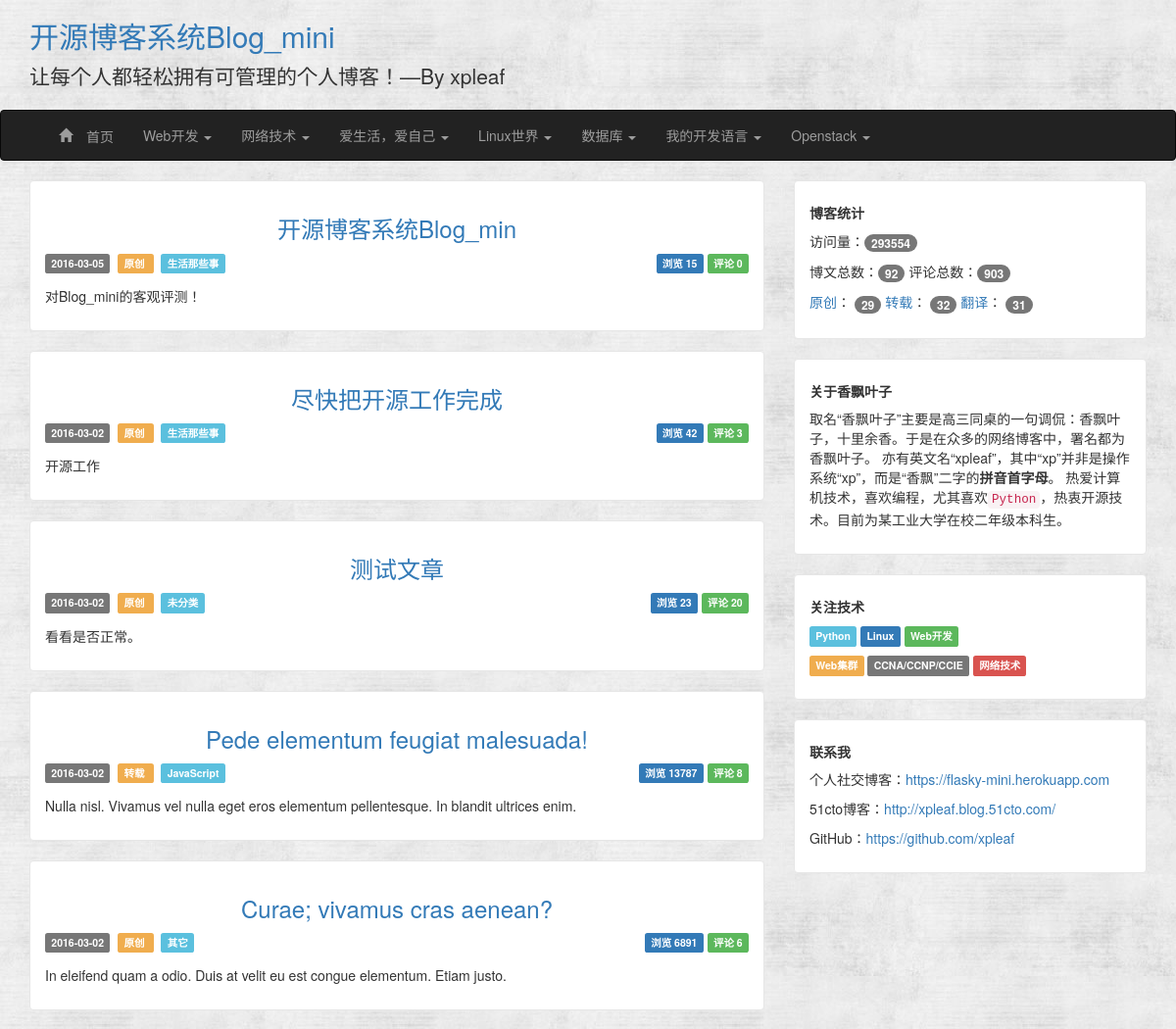
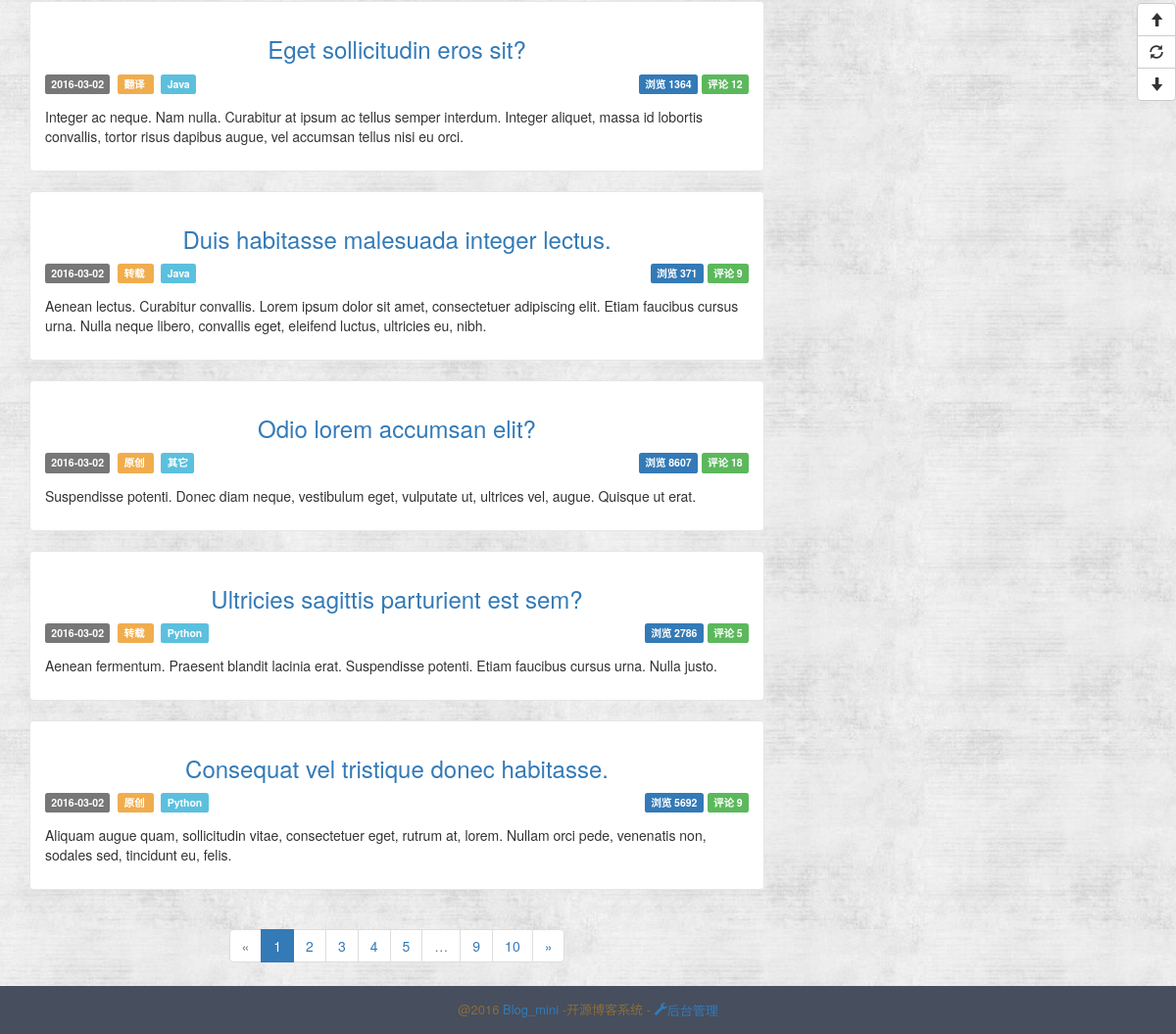
Before: / with the older database file (2 pictures, top to bottom).
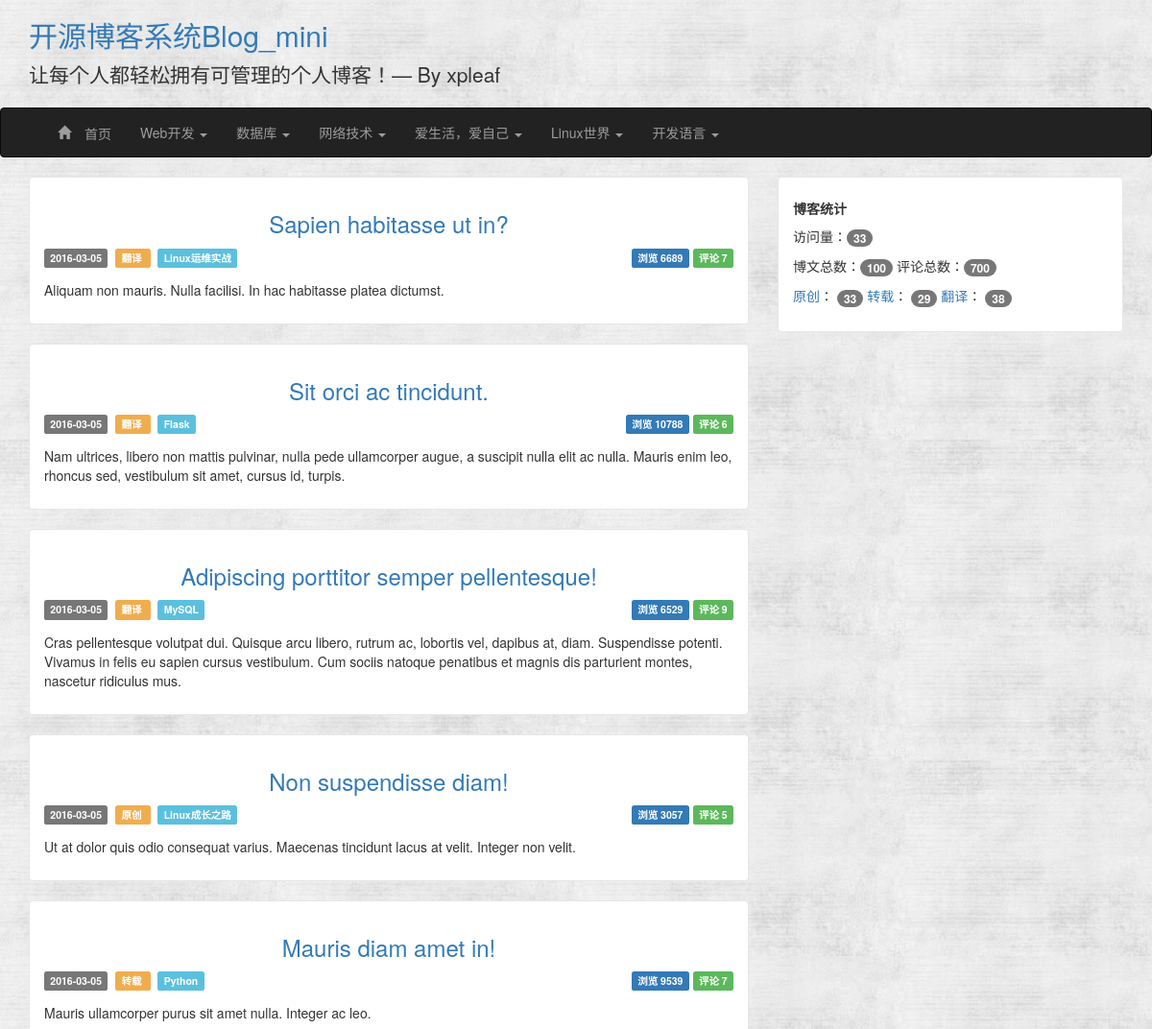
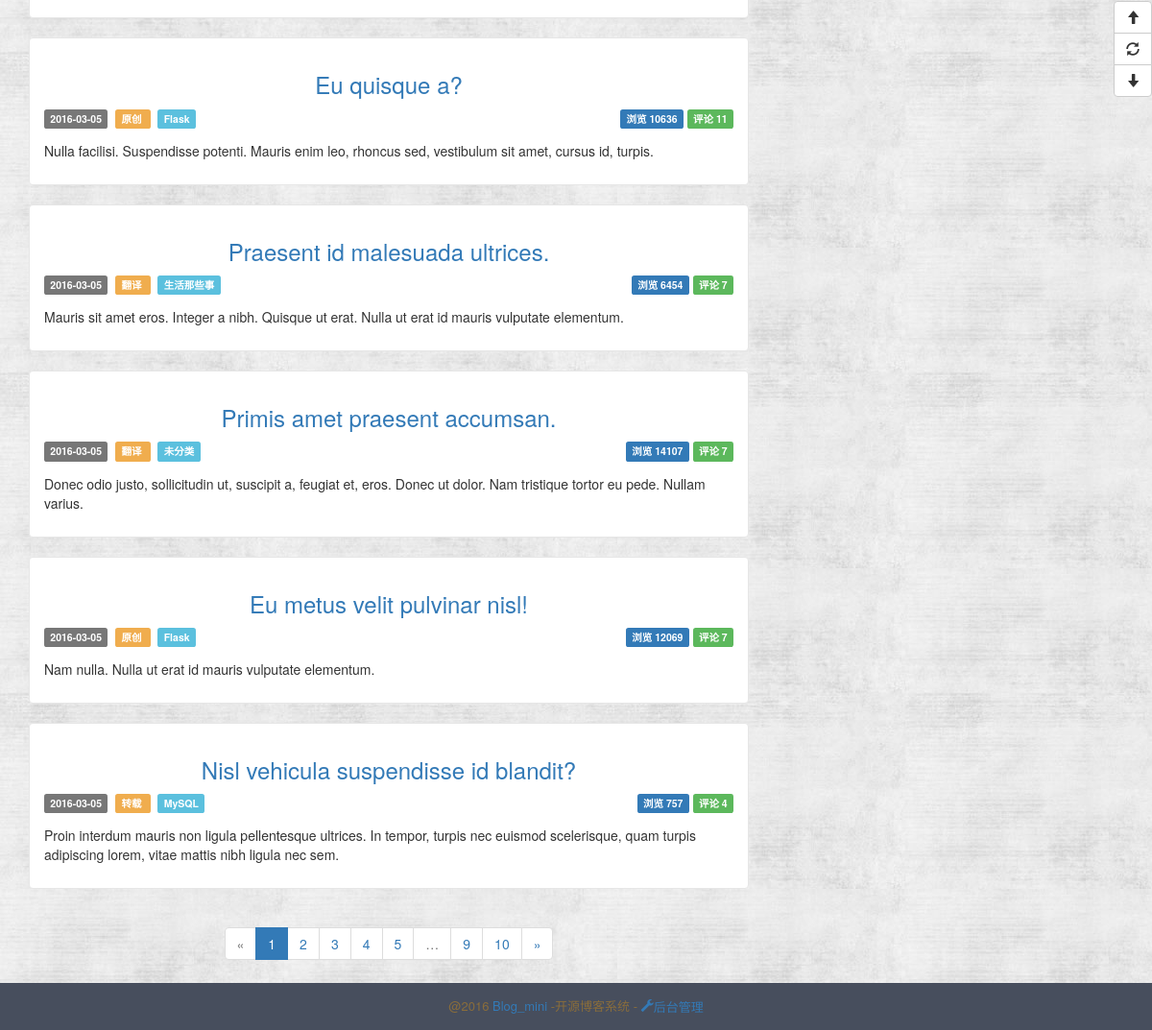
After: the same page with the newer database file (2 pictures, top to bottom).
### app/models.py (models this page shows, shortened)
class BlogInfo(db.Model):
    __tablename__ = 'blog_info'
    id = db.Column(db.Integer, primary_key=True)
    title = db.Column(db.String(64))
    signature = db.Column(db.String(128))
    navbar = db.Column(db.String(64))

class Menu(db.Model):
    __tablename__ = 'menus'
    id = db.Column(db.Integer, primary_key=True)
    name = db.Column(db.String(64), unique=True)
    types = db.relationship('ArticleType', backref='menu', lazy='dynamic')
    order = db.Column(db.Integer, default=0, nullable=False)

class Article(db.Model):
    __tablename__ = 'articles'
    id = db.Column(db.Integer, primary_key=True)
    title = db.Column(db.String(64), unique=True)
    content = db.Column(db.Text)
    summary = db.Column(db.Text)
    create_time = db.Column(db.DateTime, index=True, default=datetime.utcnow)
    update_time = db.Column(db.DateTime, index=True, default=datetime.utcnow)
    num_of_view = db.Column(db.Integer, default=0)
    articleType_id = db.Column(db.Integer, db.ForeignKey('articleTypes.id'))
    source_id = db.Column(db.Integer, db.ForeignKey('sources.id'))
    comments = db.relationship('Comment', backref='article', lazy='dynamic')

class Source(db.Model):
    __tablename__ = 'sources'
    id = db.Column(db.Integer, primary_key=True)
    name = db.Column(db.String(64), unique=True)
    articles = db.relationship('Article', backref='source', lazy='dynamic')

class ArticleType(db.Model):
    __tablename__ = 'articleTypes'
    id = db.Column(db.Integer, primary_key=True)
    name = db.Column(db.String(64), unique=True)
    introduction = db.Column(db.String(128), default=None)
    articles = db.relationship('Article', backref='articleType', lazy='dynamic')
    menu_id = db.Column(db.Integer, db.ForeignKey('menus.id'), default=-1)
    setting_id = db.Column(db.Integer, db.ForeignKey('articleTypeSettings.id'))
    @property
    def is_hide(self):
        if self.setting:
            return self.setting.hide
        else:
            return False

class Plugin(db.Model):
    __tablename__ = 'plugins'
    id = db.Column(db.Integer, primary_key=True)
    title = db.Column(db.String(64), unique=True)
    note = db.Column(db.String(128), default='')
    content = db.Column(db.String(), default='')
    order = db.Column(db.Integer, default=0)
    disabled = db.Column(db.Boolean, default=False)

class BlogView(db.Model):
    __tablename__ = 'blog_view'
    id = db.Column(db.Integer, primary_key=True)
    num_of_view = db.Column(db.BigInteger, default=0)
    @staticmethod
    def add_view(db):
        view = BlogView.query.first()
        view.num_of_view += 1
        db.session.add(view)
        db.session.commit()

### app/main/views.py (the view)
@main.route('/')
def index():
    BlogView.add_view(db)
    page = request.args.get('page', 1, type=int)
    pagination = Article.query.order_by(Article.create_time.desc()).paginate(
            page, per_page=current_app.config['ARTICLES_PER_PAGE'],
            error_out=False)
    articles = pagination.items
    return render_template('index.html', articles=articles,
                           pagination=pagination, endpoint='.index')

### app/templates/index.html
{% extends 'base.html' %}
{% import "_macros.html" as macros %}
{% block content %}
    {% include "_article_entry.html" %}
    <div class="pagination">
    {% if endpoint == '.index' %}
        {{ macros.pagination_widget(pagination, endpoint) }}
    {% else %}
        {{ macros.pagination_widget(pagination, endpoint, id=id) }}
    {% endif %}
    </div>
{% endblock %}

### app/templates/base.html (shortened to what this page needs)
<!DOCTYPE html>
<html lang="en">
<head>
    {% block stylesheet %}
        <link href="{{ url_for('static', filename='css/bootstrap.css') }}" rel="stylesheet">
        <link href="{{ url_for('static', filename='css/common.css') }}" rel="stylesheet">
    {% endblock %}
</head>
<body>
<header>
    <div class='header-top'>
        <div class="container">
            <h2  class="blog-title"><a href="{{ url_for('main.index') }}">{{ BlogInfo.query.first().title }}</a></h2>
            <p class="lead signature">
                {{ BlogInfo.query.first().signature }}
            </p>
        </div>
    </div>
    <nav class="navbar navbar-{{ BlogInfo.query.first().navbar }}" role="navigation">
        <div class="container">
            <div class="collapse navbar-collapse">
                <ul class="nav navbar-nav">
                    <li class=""><a href="/"><span class="glyphicon glyphicon-home"> 首页</span></a></li>
                    {% for menu in Menu.query.order_by(Menu.order.asc()).all() %}
                        {% if menu.types.count() %}
                            <li class="dropdown">
                                <a href="#" class="dropdown-toggle" data-toggle="dropdown">{{ menu.name }} <b
                                        class="caret"></b></a>
                            </li>
                        {% endif %}
                    {% endfor %}
                </ul>
            </div>
        </div>
    </nav>
</header>
{% block Content %}
    <div class="content">
        <div class="container">
            <div class="row">
                <div class="col-md-8 article">
                    {% block content %}
                    {% endblock %}
                </div>
                <div class="col-md-4 blog_nav">
                    {% block blog_nav_plugin %}
                        {% for plugin in Plugin.query.order_by(Plugin.order.asc()).all() %}
                            {% if plugin.disabled != True %}
                                {% if plugin.content != 'system_plugin' %}
                                    <div id="{{ plugin.title }}" class="entry-box">
                                        <h5><strong>{{ plugin.title }}</strong></h5>
                                        {{ plugin.content | safe }}
                                    </div>
                                {% else %}
                                    <div class="entry-box">
                                        <h5><strong>博客统计</strong></h5>
                                        <p>访问量：<span class="badge">{{ BlogView.query.first().num_of_view }}</span></p>
                                        <p>
                                            博文总数：<span class="badge">{{ Article.query.count() }}</span>
                                            评论总数：<span class="badge">{{ Comment.query.count() }}</span>
                                        </p>
                                        <p>
                                            {% for source in Source.query.all() %}
                                                <a href="{{ url_for('main.article_sources', id=source.id) }}">{{ source.name }}</a>：
                                                <span class="badge">{{ source.articles.count() }}</span>
                                            {% endfor %}
                                        </p>
                                    </div>
                                {% endif %}
                            {% endif %}
                        {% endfor %}
                    {% endblock %}
                </div>
            </div>
        </div>
    </div>
{% endblock %}
<div class="footer">
    <p class="footer-content">
        @2016
        <a href="#">Blog_mini</a>
        -开源博客系统
        {% if not current_user.is_authenticated %}
            -<a href="{{ url_for('auth.login') }}">
            <span class="glyphicon glyphicon-wrench">后台管理</span>
        </a>
        {% endif %}
    </p>
</div>
<div class="btn-group-vertical floatButton">
    <button id="goTop" class="btn btn-default" title="去顶部" type="button">
        <span class="glyphicon glyphicon-arrow-up"></span>
    </button>
    <button id="refresh" class="btn btn-default" title="刷新" type="button">
        <span class="glyphicon glyphicon-refresh"></span>
    </button>
    <button id="goBottom" class="btn btn-default" title="去底部" type="button">
        <span class="glyphicon glyphicon-arrow-down"></span>
    </button>
</div>
</body>
</html>

### app/templates/_macros.html
{% macro pagination_widget(pagination, endpoint, fragment='') %}
    <ul class="pagination">
        <li{% if not pagination.has_prev %} class="disabled"{% endif %}>
            <a href="{% if pagination.has_prev %}{{ url_for(endpoint,
                page = pagination.page - 1, **kwargs) }}{{ fragment }}{% else %}#{% endif %}">
                &laquo;
            </a>
        </li>
        {% for p in pagination.iter_pages() %}
            {% if p %}
                {% if p == pagination.page %}
                <li class="active">
                    <a href="{{ url_for(endpoint, page = p, **kwargs) }}{{ fragment }}">{{ p }}</a>
                </li>
                {% else %}
                <li>
                    <a href="{{ url_for(endpoint, page = p, **kwargs) }}{{ fragment }}">{{ p }}</a>
                </li>
                {% endif %}
            {% else %}
            <li class="disabled"><a href="#">&hellip;</a></li>
            {% endif %}
        {% endfor %}
        <li{% if not pagination.has_next %} class="disabled"{% endif %}>
            <a href="{% if pagination.has_next %}{{ url_for(endpoint,
                page = pagination.page + 1, **kwargs) }}{{ fragment }}{% else %}#{% endif %}">
                &raquo;
            </a>
        </li>
    </ul>
{% endmacro %}

### app/templates/_article_entry.html
{% for article in articles %}
    <div id='article-entry' class="entry-box">
    {% include '_article_info.html' %}
    </div>
{% endfor %}

### app/templates/_article_info.html
<div class="article-entry-header">
    <h3 class="article-entry-title">
        <a href="{{ url_for('.articleDetails', id=article.id) }}">{{ article.title }}</a>
    </h3>
</div>
<div class="article-entry-info">
    <div class="base-info">
        <span class="label label-default">{{ article.create_time.date() }}</span>&nbsp;
        <span class="label label-warning">
            <a href="{{ url_for('main.article_sources', id=article.source.id) }}" target="_blank" style="color: white">
                {{ article.source.name }}
            </a>
        </span>&nbsp;
        <span class="label label-info">
            <a href="{{ url_for('main.articleTypes', id=article.articleType.id) }}" target="_blank" style="color: white">
                {{ article.articleType.name }}
            </a>
        </span>
    </div>
    <div class="main-info">
        <span class="label label-primary">浏览 {{ article.num_of_view }}</span>
        <span class="label label-success">评论 {{ article.comments.count() }}</span>
    </div>
</div>
<div class="article-entry-sum">
    <p>{{ article.summary }}</p>
</div>

### app/static/css/common.css (style rules this page uses)
body { background: url('../images/background.jpg'); }
.blog-title a:link { text-decoration: none; }
.signature { padding-left: 0px; }
.content { min-height: 800px; }
.entry-box { background: #fff; padding: 15px; margin-bottom: 20px; border: 1px solid #e6e6e6; border-radius: 4px; }
.article-entry-header { margin: 0; padding: 0; border: 0; font: inherit; vertical-align: baseline; }
.article-entry-title { text-align: center; margin-bottom: 10px; }
.article-entry-title a { text-decoration: none; }
.article-entry-info { height: 35px; }
.article-entry-info .base-info { float: left; }
.article-entry-info .main-info { float: right; }
.footer { background: #474E5D; padding: 15px 0 5px; font-size: 13px; }
.footer-content { text-align: center; color: #8a6d3b; }
div.pagination { width: 100%; text-align: center; padding: 0px; margin: 0px; }
.footer-content a { text-decoration: none; }
.floatButton { position: fixed; top: 50%; right: 0; z-index: 9999999; }

Changed rows visible on the page:
removed Menu: name "Openstack"
removed Article: title "开源博客系统Blog_min", create_time "2016-03-05", source.name "原创", articleType.name "生活那些事", num_of_view "15", comments.count "0", summary "对Blog_mini的客观评测！"
removed Article: title "尽快把开源工作完成", create_time "2016-03-02", source.name "原创", articleType.name "生活那些事", num_of_view "42", comments.count "3", summary "开源工作"
no longer on this page (row edited): Article: title "测试文章", create_time "2016-03-02", source.name "原创", articleType.name "未分类", num_of_view "23", comments.count "20", summary "看看是否正常。"
no longer on this page (row edited): Article: title "Pede elementum feugiat malesuada!", create_time "2016-03-02", source.name "转载", articleType.name "JavaScript", num_of_view "13787", comments.count "8", summary "Nulla nisl. Vivamus vel nulla eget eros elementum pellentesque. In blandit ultrices enim."
no longer on this page (row edited): Article: title "Curae; vivamus cras aenean?", create_time "2016-03-02", source.name "原创", articleType.name "其它", num_of_view "6891", comments.count "6", summary "In eleifend quam a odio. Duis at velit eu est congue elementum. Etiam justo."
no longer on this page (row edited): Article: title "Eget sollicitudin eros sit?", create_time "2016-03-02", source.name "翻译", articleType.name "Java", num_of_view "1364", comments.count "12", summary "Integer ac neque. Nam nulla. Curabitur at ipsum ac tellus semper interdum. Integer aliquet, massa id lobortis convallis, tortor risus dapibus augue, vel accumsan tellus nisi eu orci."
no longer on this page (row edited): Article: title "Duis habitasse malesuada integer lectus.", create_time "2016-03-02", source.name "转载", articleType.name "Java", num_of_view "371", comments.count "9", summary "Aenean lectus. Curabitur convallis. Lorem ipsum dolor sit amet, consectetuer adipiscing elit. Etiam faucibus cursus urna. Nulla neque libero, convallis eget, eleifend luctus, ultricies eu, nibh."
no longer on this page (row edited): Article: title "Odio lorem accumsan elit?", create_time "2016-03-02", source.name "原创", articleType.name "其它", num_of_view "8607", comments.count "18", summary "Suspendisse potenti. Donec diam neque, vestibulum eget, vulputate ut, ultrices vel, augue. Quisque ut erat."
no longer on this page (row edited): Article: title "Ultricies sagittis parturient est sem?", create_time "2016-03-02", source.name "转载", articleType.name "Python", num_of_view "2786", comments.count "5", summary "Aenean fermentum. Praesent blandit lacinia erat. Suspendisse potenti. Etiam faucibus cursus urna. Nulla justo."
no longer on this page (row edited): Article: title "Consequat vel tristique donec habitasse.", create_time "2016-03-02", source.name "原创", articleType.name "Python", num_of_view "5692", comments.count "9", summary "Aliquam augue quam, sollicitudin vitae, consectetuer eget, rutrum at, lorem. Nullam orci pede, venenatis non, sodales sed, tincidunt eu, felis."
removed Plugin: {{ BlogView.query.first().num_of_view }} "293554", query.count "92", query.count "903", Source (name "原创", articles.count "29"), Source (name "转载", articles.count "32"), Source (name "翻译", articles.count "31")
removed Plugin: title "关于香飘叶子", content "取名“香飘叶子”主要是高三同桌的一句调侃：香飘叶子，十里余香。于是在众多的网络博客中，署名都为香飘叶子。 亦有英文名“xpleaf”，其中“xp”并非是操作系统“xp”，而是“香飘”二字的 拼音首字母 。 热爱计算机技术，喜欢编程，尤其喜欢 Python ，热衷开源技术。目前为某工业大学在校二年级本科生。"
removed Plugin: title "关注技术", content "Python Linux Web开发 Web集群 CCNA/CCNP/CCIE 网络技术"
removed Plugin: title "联系我", content "个人社交博客： https://flasky-mini.herokuapp.com 51cto博客： http://xpleaf.blog.51cto.com/ GitHub： https://github.com/xpleaf"
changed BlogInfo "开源博客系统Blog_mini": query.first "让每个人都轻松拥有可管理的个人博客！—By xpleaf" → "让每个人都轻松拥有可管理的个人博客！— By xpleaf"
changed Menu "数据库": moves up the list
changed Menu: name "我的开发语言" → "开发语言"
added Article: title "Sapien habitasse ut in?", create_time "2016-03-05", source.name "翻译", articleType.name "Linux运维实战", num_of_view "6689", comments.count "7", summary "Aliquam non mauris. Nulla facilisi. In hac habitasse platea dictumst."
added Article: title "Sit orci ac tincidunt.", create_time "2016-03-05", source.name "翻译", articleType.name "Flask", num_of_view "10788", comments.count "6", summary "Nam ultrices, libero non mattis pulvinar, nulla pede ullamcorper augue, a suscipit nulla elit ac nulla. Mauris enim leo, rhoncus sed, vestibulum sit amet, cursus id, turpis."
added Article: title "Adipiscing porttitor semper pellentesque!", create_time "2016-03-05", source.name "翻译", articleType.name "MySQL", num_of_view "6529", comments.count "9", summary "Cras pellentesque volutpat dui. Quisque arcu libero, rutrum ac, lobortis vel, dapibus at, diam. Suspendisse potenti. Vivamus in felis eu sapien cursus vestibulum. Cum sociis natoque penatibus et magnis dis parturient montes, nascetur ridiculus mus."
added Article: title "Non suspendisse diam!", create_time "2016-03-05", source.name "原创", articleType.name "Linux成长之路", num_of_view "3057", comments.count "5", summary "Ut at dolor quis odio consequat varius. Maecenas tincidunt lacus at velit. Integer non velit."
added Article: title "Mauris diam amet in!", create_time "2016-03-05", source.name "转载", articleType.name "Python", num_of_view "9539", comments.count "7", summary "Mauris ullamcorper purus sit amet nulla. Integer ac leo."
added Article: title "Eu quisque a?", create_time "2016-03-05", source.name "原创", articleType.name "Flask", num_of_view "10636", comments.count "11", summary "Nulla facilisi. Suspendisse potenti. Mauris enim leo, rhoncus sed, vestibulum sit amet, cursus id, turpis."
added Article: title "Praesent id malesuada ultrices.", create_time "2016-03-05", source.name "翻译", articleType.name "生活那些事", num_of_view "6454", comments.count "7", summary "Mauris sit amet eros. Integer a nibh. Quisque ut erat. Nulla ut erat id mauris vulputate elementum."
added Article: title "Primis amet praesent accumsan.", create_time "2016-03-05", source.name "翻译", articleType.name "未分类", num_of_view "14107", comments.count "7", summary "Donec odio justo, sollicitudin ut, suscipit a, feugiat et, eros. Donec ut dolor. Nam tristique tortor eu pede. Nullam varius."
added Article: title "Eu metus velit pulvinar nisl!", create_time "2016-03-05", source.name "原创", articleType.name "Flask", num_of_view "12069", comments.count "7", summary "Nam nulla. Nulla ut erat id mauris vulputate elementum."
added Article: title "Nisl vehicula suspendisse id blandit?", create_time "2016-03-05", source.name "转载", articleType.name "MySQL", num_of_view "757", comments.count "4", summary "Proin interdum mauris non ligula pellentesque ultrices. In tempor, turpis nec euismod scelerisque, quam turpis adipiscing lorem, vitae mattis nibh ligula nec sem."
added Plugin: {{ BlogView.query.first().num_of_view }} "33", query.count "100", query.count "700", Source (name "原创", articles.count "33"), Source (name "转载", articles.count "29"), Source (name "翻译", articles.count "38")
